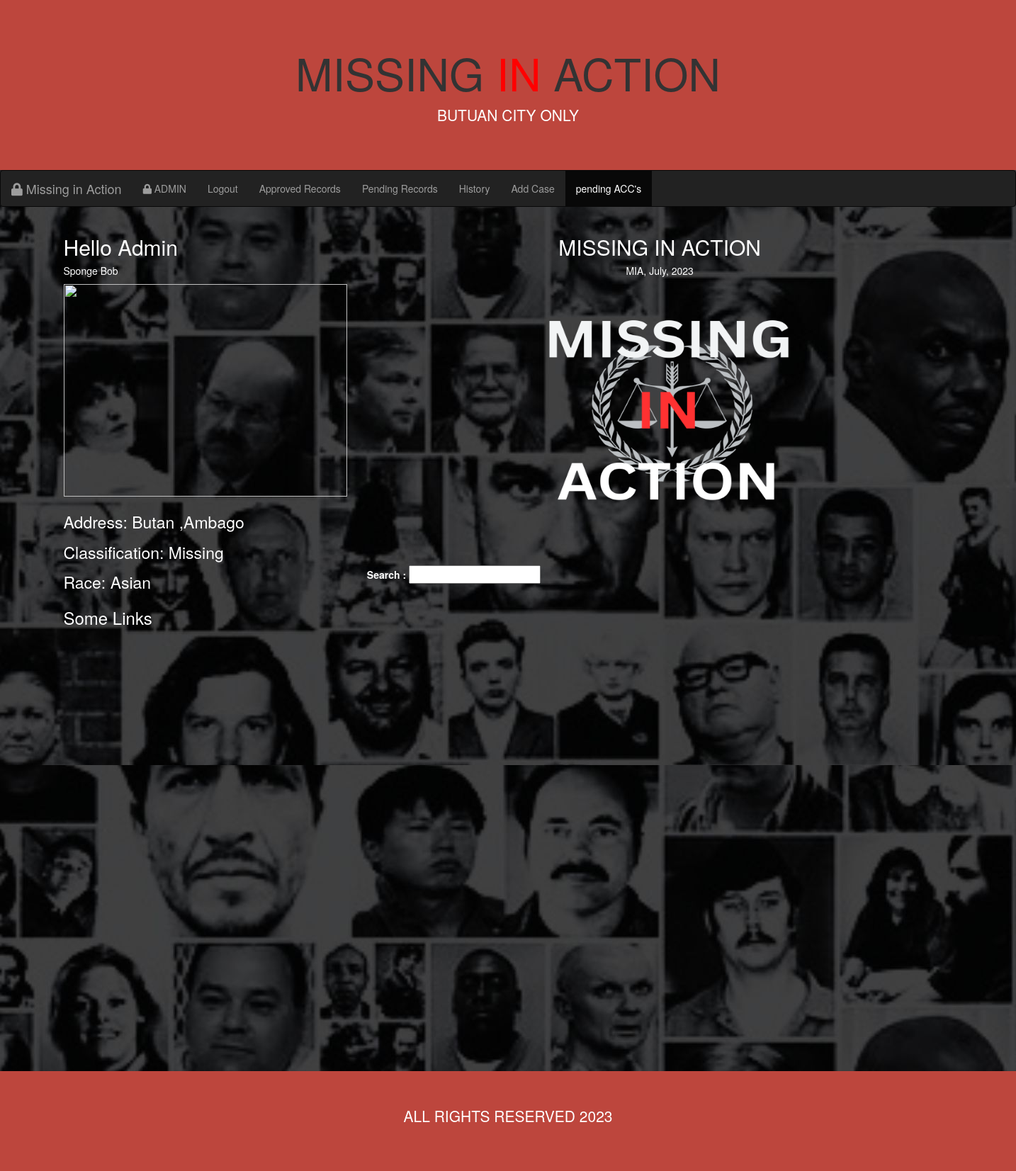
Screenshot of /pending_acc.php with the database file from the repository.
### tables this page shows
CREATE TABLE `records_app` (
  `id` int(11) NOT NULL,
  `images` text NOT NULL,
  `name` varchar(100) NOT NULL,
  `middle_name` varchar(100) NOT NULL,
  `last_name` varchar(100) NOT NULL,
  `suffix` varchar(40) NOT NULL,
  `sex` varchar(10) NOT NULL,
  `missing_since` date NOT NULL,
  `city` varchar(50) NOT NULL,
  `street` varchar(50) NOT NULL,
  `classification` varchar(40) NOT NULL,
  `birthday` date NOT NULL,
  `age` int(11) NOT NULL,
  `height_weight` varchar(100) NOT NULL,
  `race` varchar(50) NOT NULL,
  `text_1` text NOT NULL,
  `text_2` text NOT NULL,
  `text_3` text NOT NULL,
  `text_4` text NOT NULL,
  `text_5` text NOT NULL,
  `text_6` text NOT NULL,
  `text_7` text NOT NULL,
  `gmail` varchar(50) NOT NULL
);

### pending_acc.php (the view, shortened to what this page needs)
<?php
include 'config.php';
$query = "SELECT name, last_name,street,city,classification,race FROM records_app WHERE id = 22";
$query_run = mysqli_query($con, $query);
$data = mysqli_fetch_array($query_run);
$name = $data['name'];
$last_name = $data['last_name'];
$street = $data['street'];
$city = $data['city'];
$classification = $data['classification'];
$race = $data['race'];
$query = "SELECT images FROM records_app WHERE id = 22";
$query_run = mysqli_query($con, $query);
$data = mysqli_fetch_array($query_run);
$res = $data['images'];
$res = explode(" ", $res);
$imageUrl = "upload/" . $res[0];
include 'config.php';
?>
<!DOCTYPE html>
<html lang="en">
<head>
  <link rel="stylesheet" href="https://maxcdn.bootstrapcdn.com/bootstrap/3.4.1/css/bootstrap.min.css">
  <link rel="stylesheet" href="https://cdnjs.cloudflare.com/ajax/libs/font-awesome/5.15.3/css/all.min.css" />
</head>
<body>
<div class="jumbotron text-center" style="margin-bottom:0">
  <h1>MISSING<span style="color:red;"> IN</span> ACTION</h1>
  <p>BUTUAN CITY ONLY</p>
</div>
<nav class="navbar navbar-inverse">
  <div class="container-fluid">
    <div class="navbar-header">
      <a class="navbar-brand" href="#"><i class="fas fa-lock"></i> Missing in Action</a>
    </div>
    <div class="collapse navbar-collapse" id="myNavbar">
      <ul class="nav navbar-nav">
        <li><a href="#"><i class="fas fa-lock"></i> ADMIN</a></li>
        <li><a href="logout.php">Logout</a></li>
         <li ><a href="RECORDS_APPROVED.php">Approved Records</a></li>
        <li><a href="pending_rec.php">Pending Records</a></li>
         <li><a href="history.php">History</a></li>
         <li><a href="add_missing.php">Add Case</a></li>
         <li class="active" ><a href="pending_acc.php">pending ACC's</a></li>
      </ul>
    </div>
  </div>
</nav>
<div class="container">
  <div class="row">
    <div class="col-sm-4">
      <h2 style="color:white;">Hello Admin  <?php echo $_SESSION['user_name']; ?></h2>
      <h5 style="color:white;"><?php echo $name; ?> <?php echo $last_name; ?></h5>
      <div> <img src="<?php echo $imageUrl; ?>" height="300px" width="400px"></div><br>
      <p style="font-size: 23px;">Address: <?php echo $city; ?> ,<?php echo $street; ?></p>
      <p style="font-size: 23px;">Classification: <?php echo $classification; ?></p>
      <p style="font-size: 23px;">Race: <?php echo $race; ?></p>
      <h3 style="color:white;">Some Links</h3>
    </div>
    <div class="col-sm-8">
      <center>
      <h2 style="color:white;">MISSING IN ACTION</h2>
      <h5 style="color:white;">MIA, July, 2023</h5></center>
      <div> <img id="logo" src="mialogo.png" height="400px" width="800px"></div>
          <?php
                if (isset($_POST['search'])) {
                    $searchKey = $_POST['search'];
                    $sql = "SELECT * FROM users WHERE user_name LIKE '%$searchKey%'";
                } else {
                    $searchKey = "";
                }
                $sql = "SELECT * FROM `users`
                    WHERE user_name LIKE '%$searchKey%'";
                $result = mysqli_query($con, $sql);
                if ($result) {
                    if (mysqli_num_rows($result) > 0) {
                        echo '
                        <div class="container_1">
                        <div class="search_"> <label style="color:white;">Search :<input type="text" style="color:black"  class="holder" id="search" name="search"></label></div>
                    <div class="gutters-sm1">
                    <div id="search-results" ></div>
                    <div id="table-results"></div>
                    </div>
                    </div>';
                    }
                }
                ?>
  </div>
</div>
</div>
<div class="jumbotron text-center" style="margin-bottom:0">
  <p>ALL RIGHTS RESERVED 2023</p>
</div>
</body>
</html>

### pending_acc.php (style rules this page uses)
body { background: url(BG.jpg); overflow: auto; }
.jumbotron { background-color: hsl(4, 51%, 49%); }
p { color:white; }
.container { width: 1285px; height: 1200px; }
#logo { margin-left: 181px; }
.search_ { margin-left: 0px; margin-top: 0px; }
#search { margin-left: 4px; margin-top: -8px; }

### rows the page displays
records_app: name "Sponge", last_name "Bob", city "Butan", street "Ambago", classification "Missing", race "Asian"
